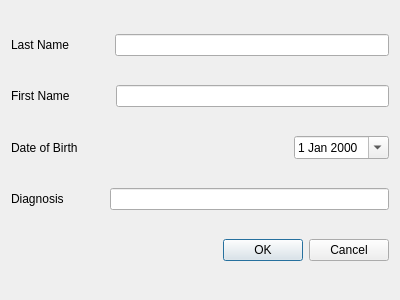
<?xml version="1.0" encoding="UTF-8"?>
<ui version="4.0">
 <class>NewPatientForm</class>
 <widget class="QDialog" name="NewPatientForm">
  <property name="geometry">
   <rect>
    <x>0</x>
    <y>0</y>
    <width>400</width>
    <height>300</height>
   </rect>
  </property>
  <property name="windowTitle">
   <string>Dialog</string>
  </property>
  <layout class="QVBoxLayout" name="verticalLayout">
   <item>
    <layout class="QHBoxLayout" name="horizontalLayout">
     <item>
      <widget class="QLabel" name="surnameLabel">
       <property name="text">
        <string>Last Name</string>
       </property>
      </widget>
     </item>
     <item>
      <spacer name="horizontalSpacer">
       <property name="orientation">
        <enum>Qt::Horizontal</enum>
       </property>
       <property name="sizeType">
        <enum>QSizePolicy::Preferred</enum>
       </property>
       <property name="sizeHint" stdset="0">
        <size>
         <width>40</width>
         <height>20</height>
        </size>
       </property>
      </spacer>
     </item>
     <item>
      <widget class="QLineEdit" name="surnameLineEdit"/>
     </item>
    </layout>
   </item>
   <item>
    <layout class="QHBoxLayout" name="horizontalLayout_2">
     <item>
      <widget class="QLabel" name="nameLabel">
       <property name="text">
        <string>First Name</string>
       </property>
      </widget>
     </item>
     <item>
      <spacer name="horizontalSpacer_2">
       <property name="orientation">
        <enum>Qt::Horizontal</enum>
       </property>
       <property name="sizeType">
        <enum>QSizePolicy::Preferred</enum>
       </property>
       <property name="sizeHint" stdset="0">
        <size>
         <width>40</width>
         <height>20</height>
        </size>
       </property>
      </spacer>
     </item>
     <item>
      <widget class="QLineEdit" name="nameLineEdit"/>
     </item>
    </layout>
   </item>
   <item>
    <layout class="QHBoxLayout" name="horizontalLayout_3">
     <item>
      <widget class="QLabel" name="dobLabel">
       <property name="text">
        <string>Date of Birth</string>
       </property>
      </widget>
     </item>
     <item>
      <spacer name="horizontalSpacer_3">
       <property name="orientation">
        <enum>Qt::Horizontal</enum>
       </property>
       <property name="sizeHint" stdset="0">
        <size>
         <width>40</width>
         <height>20</height>
        </size>
       </property>
      </spacer>
     </item>
     <item>
      <widget class="QDateEdit" name="dateEdit">
       <property name="calendarPopup">
        <bool>true</bool>
       </property>
      </widget>
     </item>
    </layout>
   </item>
   <item>
    <layout class="QHBoxLayout" name="horizontalLayout_4">
     <item>
      <widget class="QLabel" name="diagnosisLabel">
       <property name="text">
        <string>Diagnosis</string>
       </property>
      </widget>
     </item>
     <item>
      <spacer name="horizontalSpacer_4">
       <property name="orientation">
        <enum>Qt::Horizontal</enum>
       </property>
       <property name="sizeType">
        <enum>QSizePolicy::Preferred</enum>
       </property>
       <property name="sizeHint" stdset="0">
        <size>
         <width>40</width>
         <height>20</height>
        </size>
       </property>
      </spacer>
     </item>
     <item>
      <widget class="QLineEdit" name="diagnosisLineEdit"/>
     </item>
    </layout>
   </item>
   <item>
    <widget class="QDialogButtonBox" name="buttonBox">
     <property name="orientation">
      <enum>Qt::Horizontal</enum>
     </property>
     <property name="standardButtons">
      <set>QDialogButtonBox::Cancel|QDialogButtonBox::Ok</set>
     </property>
    </widget>
   </item>
  </layout>
 </widget>
 <resources/>
 <connections>
  <connection>
   <sender>buttonBox</sender>
   <signal>accepted()</signal>
   <receiver>NewPatientForm</receiver>
   <slot>accept()</slot>
   <hints>
    <hint type="sourcelabel">
     <x>248</x>
     <y>254</y>
    </hint>
    <hint type="destinationlabel">
     <x>157</x>
     <y>274</y>
    </hint>
   </hints>
  </connection>
  <connection>
   <sender>buttonBox</sender>
   <signal>rejected()</signal>
   <receiver>NewPatientForm</receiver>
   <slot>reject()</slot>
   <hints>
    <hint type="sourcelabel">
     <x>316</x>
     <y>260</y>
    </hint>
    <hint type="destinationlabel">
     <x>286</x>
     <y>274</y>
    </hint>
   </hints>
  </connection>
 </connections>
</ui>
